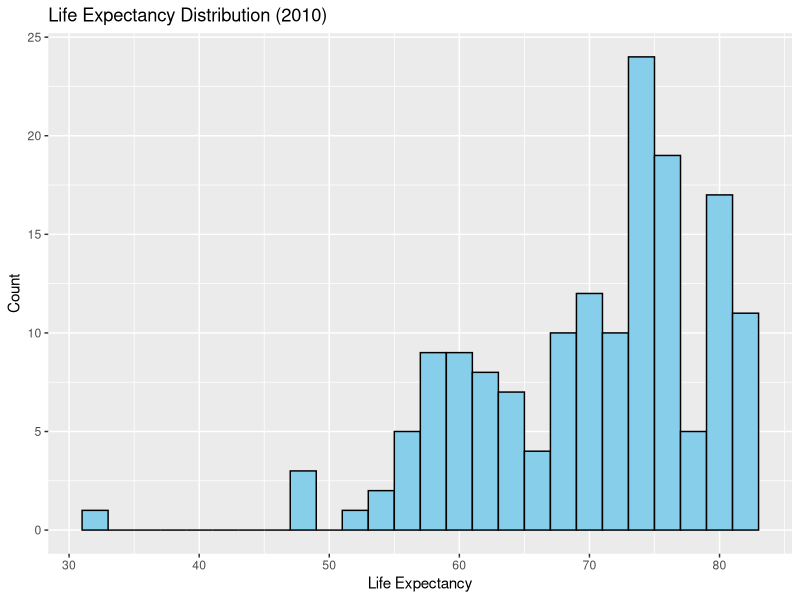
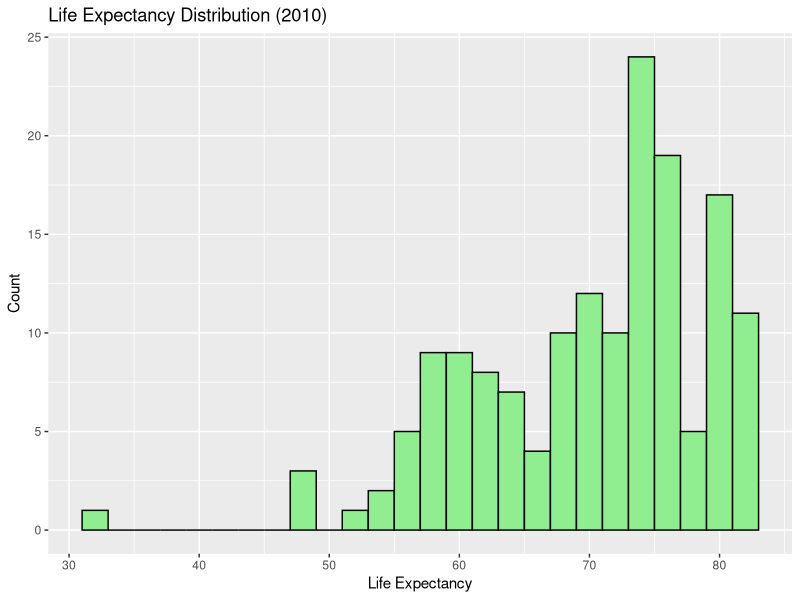
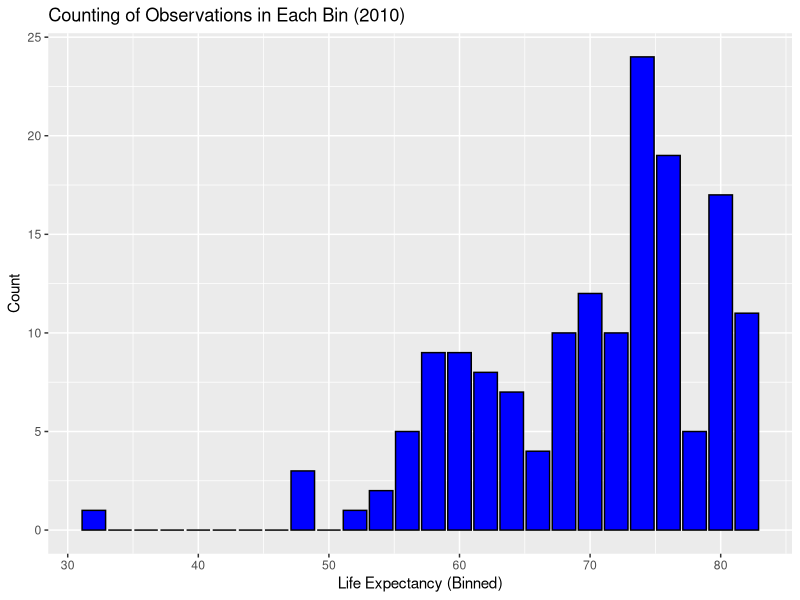
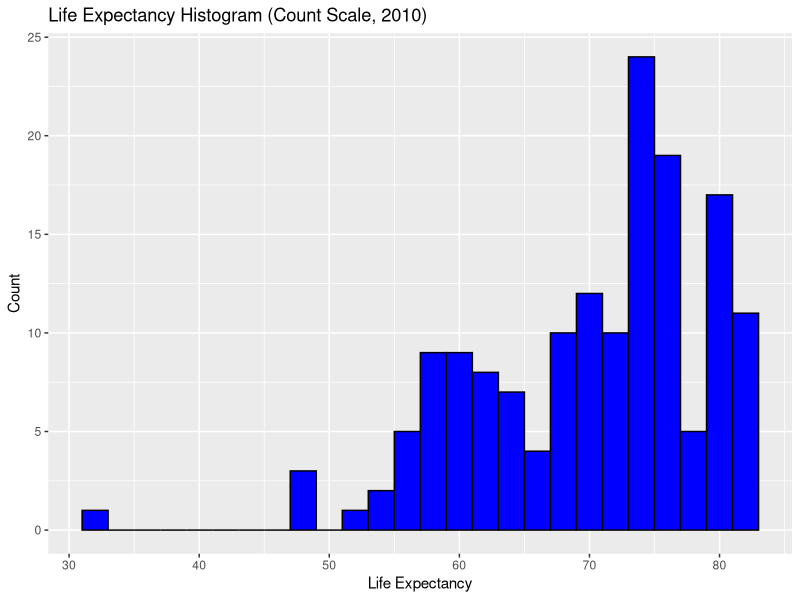
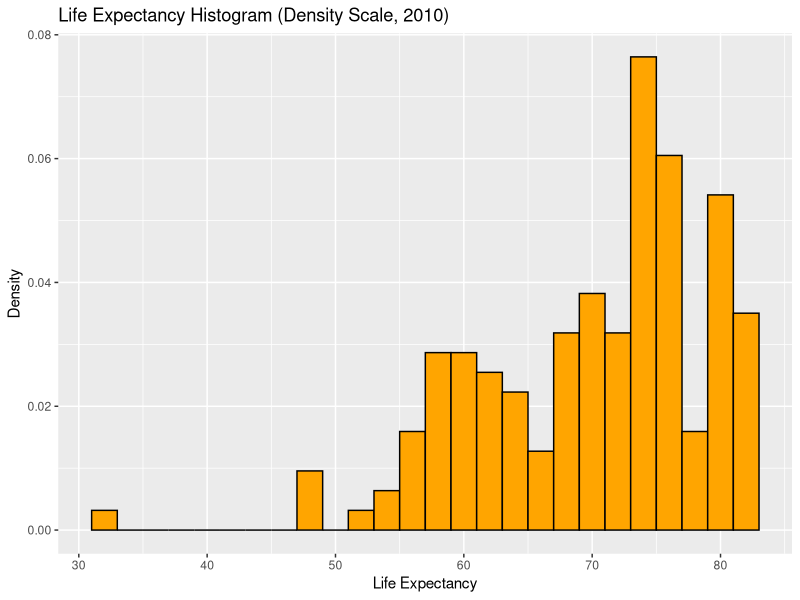
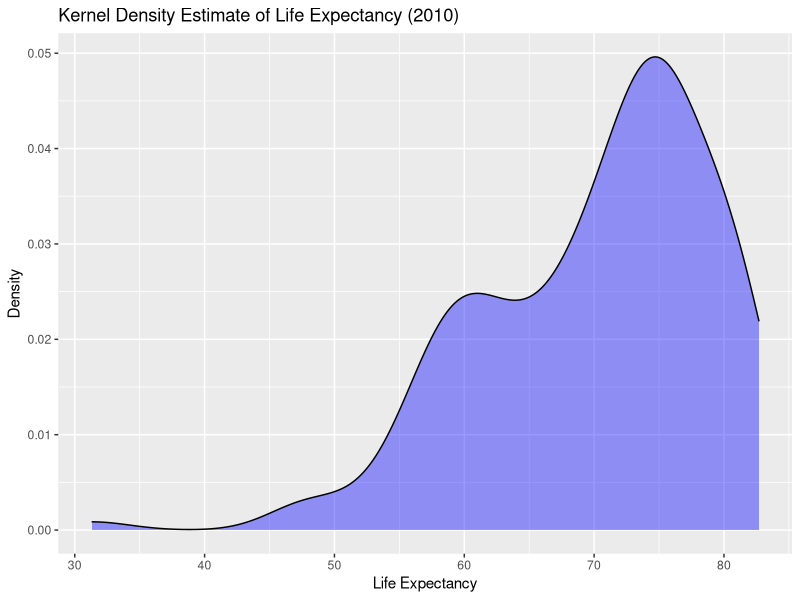
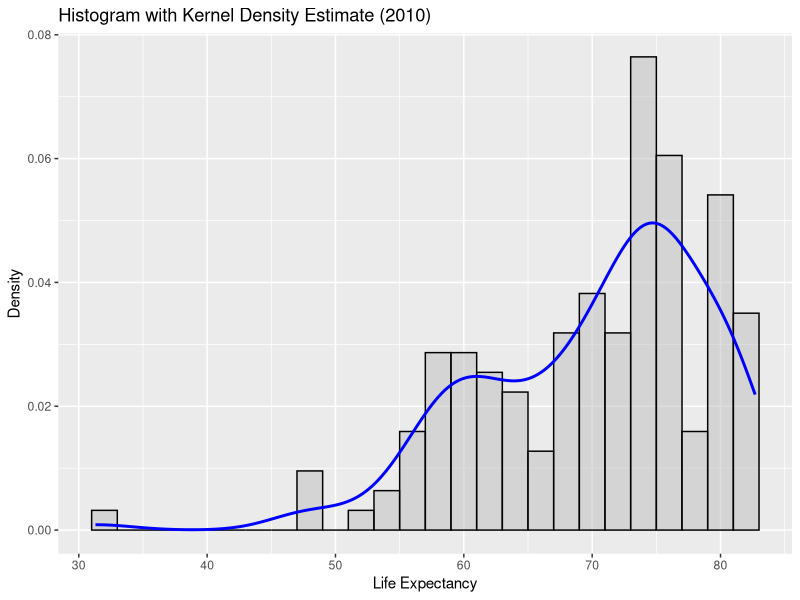
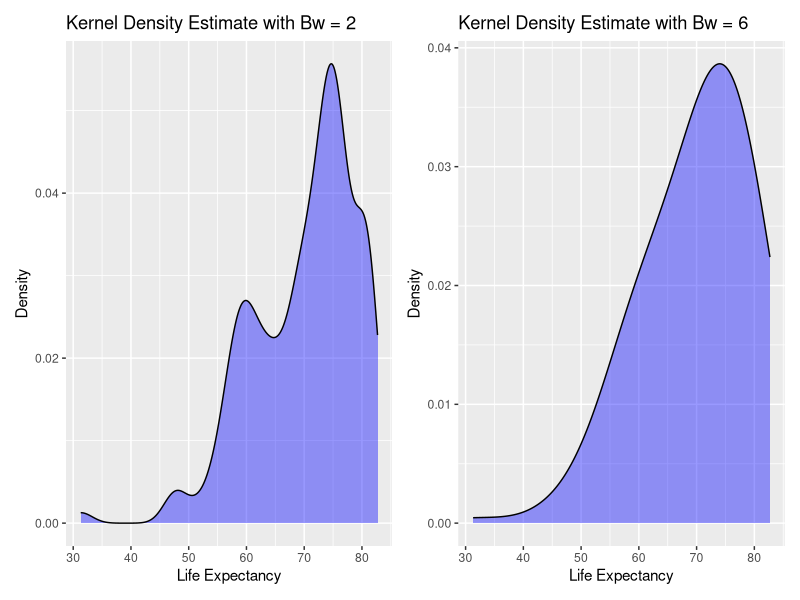

Recreate these plots in R, in order.
## ---- chunk 1
knitr::opts_chunk$set(message =  FALSE)
knitr::opts_chunk$set(warning =  FALSE)
knitr::opts_chunk$set(error =  FALSE)
bfcolor <- function(x, color) {
  if (knitr::is_latex_output()) {
    sprintf("\\textcolor{%s}{\\textbf{%s}}", color, x)
  } else if (knitr::is_html_output()) {
    sprintf("<span style='color: %s;'><b>%s</b></span>", color, x)
  } else x
}

# Install necessary libraries if they aren't installed
if (!require(dplyr)) install.packages("dplyr")
if (!require(tidyr)) install.packages("tidyr")
if (!require(ggplot2)) install.packages("ggplot2")
## ---- chunk 2
## ensure that the .csv file is saved in the same folder as this .qmd file
data <- read.csv("lab4-data.csv")
head(data)
str(data)
## ---- chunk 3
# Load necessary library
library(ggplot2)
library(dplyr)  # For data manipulation

# Filter data for the year 2010
data2010 <- data %>% filter(Year == 2010)

# Plot histogram of Life Expectancy in 2010
ggplot(data2010, aes(x = Life.Expectancy)) +
  geom_histogram(binwidth = 2, fill = "skyblue", color = "black") +
  labs(title = "Life Expectancy Distribution (2010)",
       x = "Life Expectancy",
       y = "Count")
## ---- chunk 4
# Filtering within the plotting command
ggplot(data %>% filter(Year == 2010), aes(x = Life.Expectancy)) +
  geom_histogram(binwidth = 2, fill = "lightgreen", color = "black") +
  labs(title = "Life Expectancy Distribution (2010)",
       x = "Life Expectancy",
       y = "Count")
## ---- chunk 5
### your codes here
## ---- chunk 6
# Filter data for the year 2010
data2010 <- data %>% filter(Year == 2010)

# Create histogram using stat_bin()
p <- ggplot(data2010, aes(x = Life.Expectancy)) +
  stat_bin(binwidth = 2, aes(y = ..count..))

# Extract binned data
binned_data <- ggplot_build(p)$data[[1]]

# Display extracted bin counts
head(binned_data[,c("x","count")])
tail(binned_data[,c("x","count")])
## ---- chunk 7
# Plot aggregated data manually
ggplot(binned_data, aes(x = x, y = count)) +
  geom_bar(stat = "identity", fill = "blue", color = "black") +
  labs(title = "Counting of Observations in Each Bin (2010)",
       x = "Life Expectancy (Binned)",
       y = "Count")
## ---- chunk 8
### your codes here
## ---- chunk 9
# Filter data for the year 2010
data2010 <- data %>% filter(Year == 2010)

# Histogram using count scale
ggplot(data2010, aes(x = Life.Expectancy)) +
  geom_histogram(binwidth = 2, aes(y = ..count..), 
                 fill = "blue", color = "black") +
  labs(title = "Life Expectancy Histogram (Count Scale, 2010)",
       x = "Life Expectancy",
       y = "Count")
## ---- chunk 10
# Histogram using density scale (simpler approach)
ggplot(data2010, aes(x = Life.Expectancy)) +
  geom_histogram(binwidth = 2, aes(y = ..density..), 
                 fill = "orange", color = "black") +
  labs(title = "Life Expectancy Histogram (Density Scale, 2010)",
       x = "Life Expectancy",
       y = "Density")
## ---- chunk 11
### your codes here
## ---- chunk 12
# Filter data for the year 2010
data2010 <- data %>% filter(Year == 2010)

# Kernel density plot
ggplot(data2010, aes(x = Life.Expectancy)) +
  geom_density(fill = "blue", alpha = 0.4) +
  labs(title = "Kernel Density Estimate of Life Expectancy (2010)",
       x = "Life Expectancy",
       y = "Density")
## ---- chunk 13
ggplot(data2010, aes(x = Life.Expectancy)) +
  geom_histogram(aes(y = ..density..), binwidth = 2, 
                 fill = "gray", color = "black", alpha = 0.5) +
  geom_density(color = "blue", size = 1) +
  labs(title = "Histogram with Kernel Density Estimate (2010)",
       x = "Life Expectancy",
       y = "Density")
## ---- chunk 14
library(patchwork)
p1<- ggplot(data2010, aes(x = Life.Expectancy)) +
  geom_density(fill = "blue", alpha = 0.4, bw = 2) +
  labs(title = "Kernel Density Estimate with Bw = 2",
       x = "Life Expectancy",
       y = "Density")

p2<- ggplot(data2010, aes(x = Life.Expectancy)) +
  geom_density(fill = "blue", alpha = 0.4, bw = 6) +
  labs(title = "Kernel Density Estimate with Bw = 6",
       x = "Life Expectancy",
       y = "Density")

(p1+p2)
## ---- chunk 15
### your codes here
## ---- chunk 16
# Filter data for 2010 and 2019
data_filtered <- data %>% filter(Year %in% c(2010, 2019))

# Plot density estimates for both years
ggplot(data_filtered, aes(x = Life.Expectancy, color = as.factor(Year))) +
  geom_density() +
  labs(title = "Kernel Density Estimate of Life Expectancy (2010 vs. 2019)",
       x = "Life Expectancy",
       y = "Density",
       color = "Year")

## ---- chunk 17
# Density plot with filled areas
ggplot(data_filtered, aes(x = Life.Expectancy, fill = as.factor(Year))) +
  geom_density(alpha = 0.4) +
  labs(title = "Filled Kernel Density Estimate (2010 vs. 2019)",
       x = "Life Expectancy",
       y = "Density",
       fill = "Year")
## ---- chunk 18
# Overlaid histograms (not recommended due to clutter)
ggplot(data_filtered, aes(x = Life.Expectancy, fill = as.factor(Year))) +
  geom_histogram(aes(y = ..density..), binwidth = 2, 
                 alpha = 0.5, position = "identity", color = "black") +
  labs(title = "Overlaid Histograms (2010 vs. 2019)",
       x = "Life Expectancy",
       y = "Density",
       fill = "Year")
## ---- chunk 19
### your codes here
## ---- chunk 20
### your codes here
## ---- chunk 21
# Find the country with the lowest life expectancy in the Americas in 2010
### your codes here
## ---- chunk 22
### your codes here
## ---- chunk 23
data_mod1 <- data %>%
  mutate(log_GDP_per_capita = log(GDP.per.capita))
## ---- chunk 24
# Filter data for 2010
data_2010 <- data_mod1 %>% filter(Year == 2010)

# Scatterplot
ggplot(data_2010, aes(x = log_GDP_per_capita, y = Life.Expectancy)) +
  geom_point(alpha = 0.5) +
  labs(title = "Scatterplot of Life Expectancy vs. GDP per Capita (2010)",
       x = "Log(GDP per Capita)",
       y = "Life Expectancy")
## ---- chunk 25
# Scatterplot with LOESS smoothing
ggplot(data_2010, aes(x = log_GDP_per_capita, y = Life.Expectancy)) +
  geom_point(alpha = 0.5) +
  geom_smooth(method = "loess", color = "blue", se = FALSE) +
  labs(title = "LOESS of Life Expectancy vs. GDP per Capita (2010)",
       x = "Log(GDP per Capita)",
       y = "Life Expectancy")
## ---- chunk 26
# Adjusting LOESS span
ggplot(data_2010, aes(x = log_GDP_per_capita, y = Life.Expectancy)) +
  geom_point(alpha = 0.5) +
  geom_smooth(method = "loess", color = "red", se = FALSE,
              span = 0.3) + # More detailed fit
  labs(title = "LOESS with Smaller Span (More Detail)",
       x = "Log(GDP per Capita)",
       y = "Life Expectancy")
## ---- chunk 27
### your codes here
## ---- chunk 28
### your codes here
## ---- chunk 29
ggplot(data_2010, aes(x = log_GDP_per_capita, y = Life.Expectancy, 
                      color = region)) +
  geom_point(alpha = 0.5) +
  geom_smooth(method = "loess", span = 0.7, se = FALSE) +
  labs(title = "LOESS by Region (2010)",
       x = "Log(GDP per Capita)",
       y = "Life Expectancy",
       color = "Region")
## ---- chunk 30
# Filter data for 2010
data_2010 <- data_mod1 %>% filter(Year == 2010)

# Scatterplot
ggplot(data_2010, aes(x = log_GDP_per_capita, y = Life.Expectancy)) +
  geom_point(alpha = 0.5) +
  labs(title = "Scatterplot of Life Expectancy vs. GDP per Capita (2010)",
       x = "Log(GDP per Capita)",
       y = "Life Expectancy")
## ---- chunk 31
# Scatterplot with linear regression smoothing
ggplot(data_2010, aes(x = log_GDP_per_capita, y = Life.Expectancy)) +
  geom_point(alpha = 0.5) +
  geom_smooth(method = "lm", color = "blue", se = FALSE) +
  labs(title = "Linear Regression of Life Expectancy vs. GDP per Capita (2010)",
       x = "Log(GDP per Capita)",
       y = "Life Expectancy")
## ---- chunk 32
ggplot(data_2010, aes(x = log_GDP_per_capita, y = Life.Expectancy, 
                      color = region)) +
  geom_point(alpha = 0.5) +
  geom_smooth(method = "lm", se = FALSE) +
  labs(title = "Linear Regression by Region (2010)",
       x = "Log(GDP per Capita)",
       y = "Life Expectancy",
       color = "Region")
## ---- chunk 33
### your codes here
